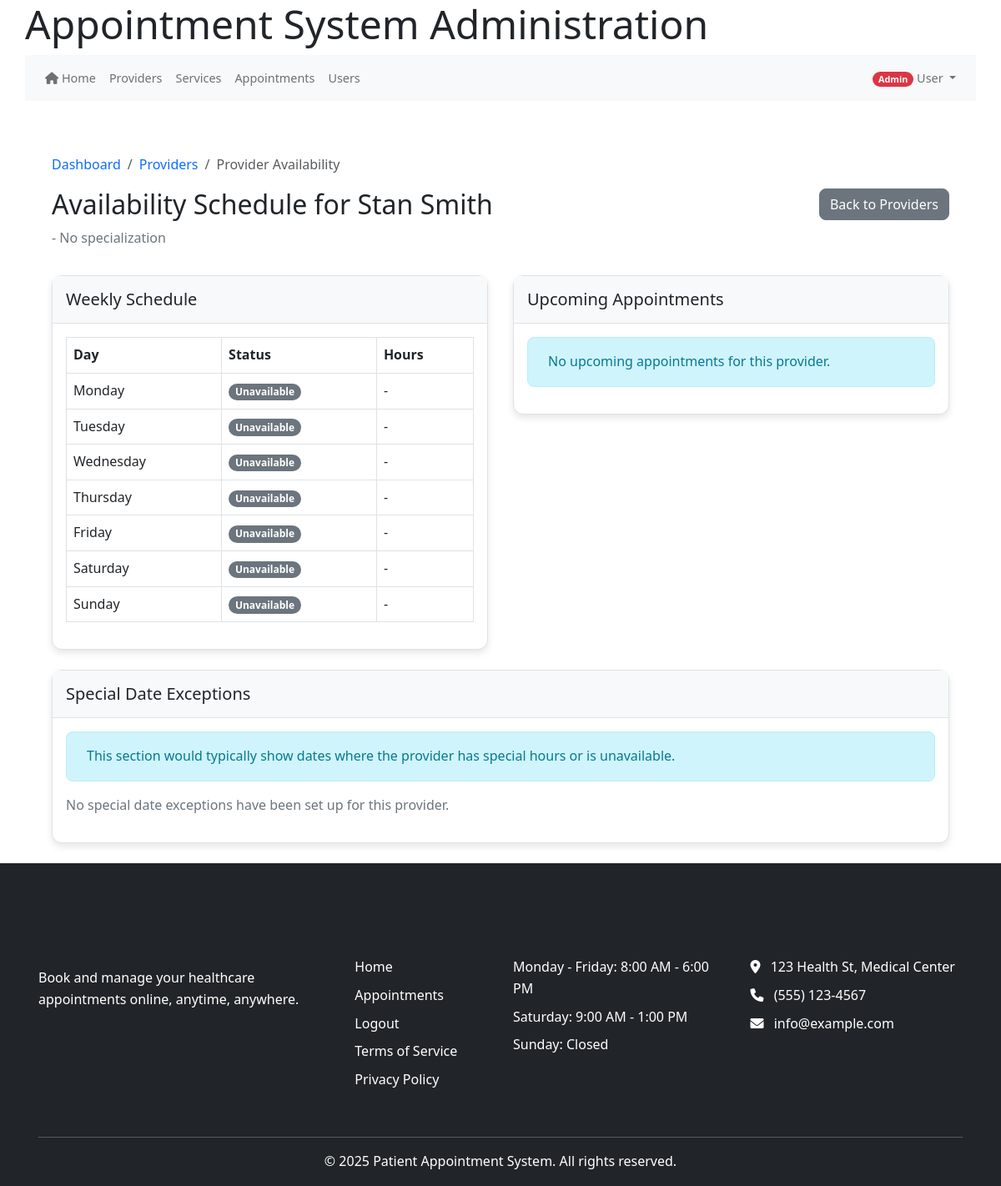
Page /index.php/admin/viewAvailability?id=69 (signed in) on the earlier database version.
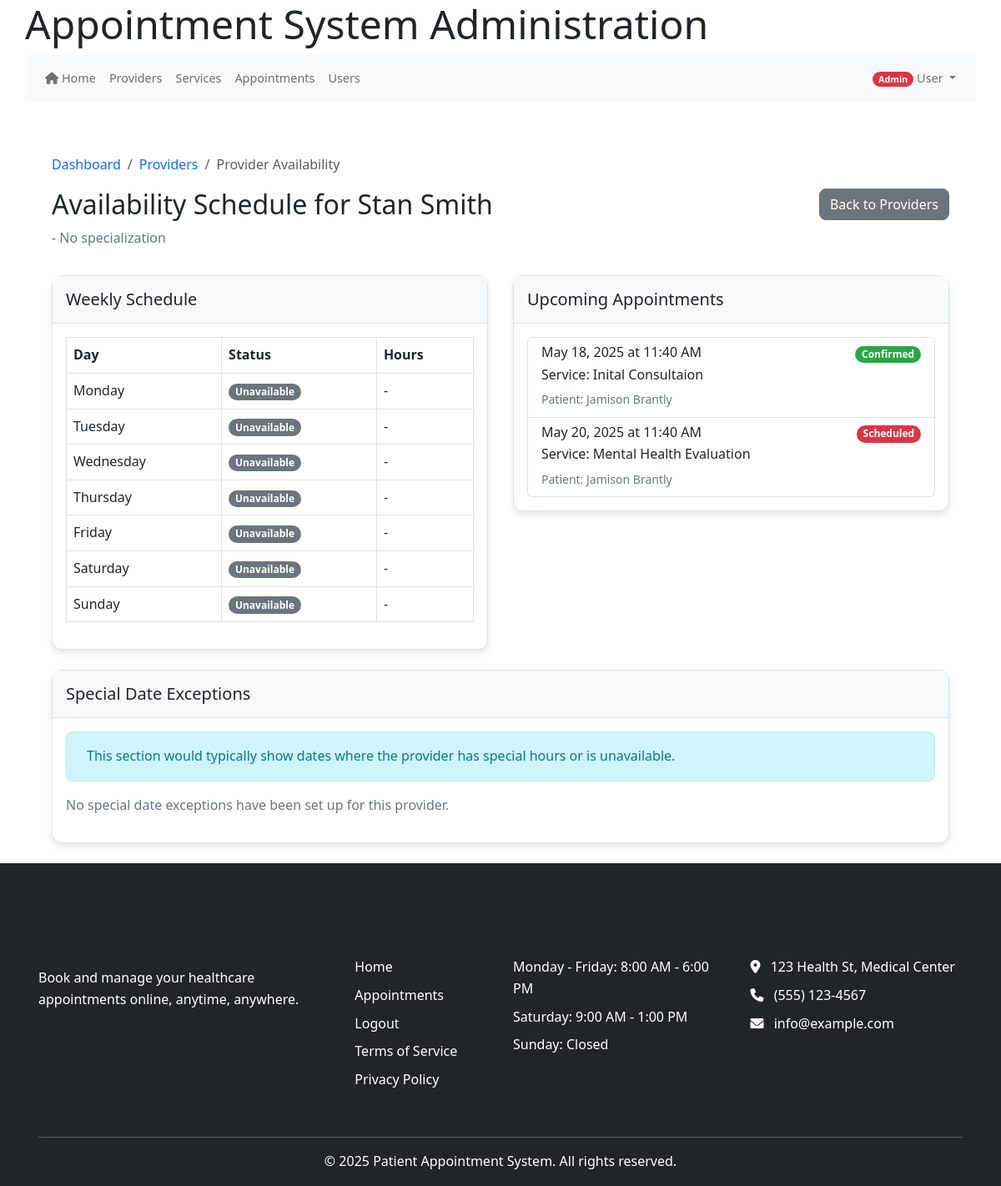
Same page on the later database version.
### tables this page shows
CREATE TABLE IF NOT EXISTS `appointments` (
  `appointment_id` int(11) NOT NULL AUTO_INCREMENT,
  `patient_id` int(11) NOT NULL,
  `provider_id` int(11) NOT NULL,
  `service_id` int(11) NOT NULL,
  `appointment_date` date NOT NULL,
  `start_time` time NOT NULL,
  `end_time` time NOT NULL,
  `status` enum('scheduled','confirmed','completed','canceled','no_show') NOT NULL DEFAULT 'scheduled',
  `type` enum('in_person','virtual','phone') NOT NULL DEFAULT 'in_person',
  `notes` text DEFAULT NULL,
  `reason` text DEFAULT NULL,
  `reminder_sent` tinyint(1) DEFAULT 0,
  `confirmed_at` datetime DEFAULT NULL,
  `canceled_at` datetime DEFAULT NULL,
  `created_at` datetime DEFAULT current_timestamp(),
  `updated_at` datetime DEFAULT current_timestamp(),
  PRIMARY KEY (`appointment_id`),
  KEY `patient_id` (`patient_id`),
  KEY `provider_id` (`provider_id`),
  KEY `service_id` (`service_id`)
);

CREATE TABLE IF NOT EXISTS `services` (
  `service_id` int(11) NOT NULL AUTO_INCREMENT,
  `name` varchar(255) NOT NULL,
  `description` text DEFAULT NULL,
  `duration` int(11) DEFAULT 30,
  `price` decimal(10,2) DEFAULT NULL,
  `is_active` tinyint(1) DEFAULT 1,
  `created_at` timestamp NOT NULL DEFAULT current_timestamp(),
  PRIMARY KEY (`service_id`)
);

### controllers/admin_controller.php (called while the page is built, shortened)
<?php
require_once 'C:/xampp/htdocs/appointment-system/capstone-project-runtime_terrors/helpers/system_notifications.php';
require_once MODEL_PATH . '/User.php';
require_once MODEL_PATH . '/ActivityLog.php';
require_once MODEL_PATH . '/Appointment.php';
class AdminController {
    protected $userModel;
    protected $appointmentModel;
    protected $providerModel;
    public function __construct() {
        $this->db = get_db();
        $this->userModel = new User($this->db);
        $this->appointmentModel = new Appointment($this->db);
        $this->providerModel = new Provider($this->db);
    }
    public function viewAvailability() {
        $providerId = isset($_GET['id']) ? $_GET['id'] : null;
        $provider = $this->userModel->getUserById($providerId);
        $availability = $this->providerModel->getProviderAvailability($providerId);
        $appointments = $this->appointmentModel->getProviderAppointments($providerId, 'upcoming');
        include VIEW_PATH . '/admin/provider_avaliability.php';
    }
}

### public_html/bootstrap.php (called while the page is built, shortened)
<?php
function get_db() {
    static $db = null;
    if ($db === null) {
        if (defined('DB_HOST') && defined('DB_USER') && defined('DB_PASS') && defined('DB_NAME')) {
            $db = new mysqli(DB_HOST, DB_USER, DB_PASS, DB_NAME);
            $db->set_charset('utf8mb4');
        } else {
            throw new Exception("Database constants not defined");
        }
    }
    return $db;
}
return true;

### models/User.php (called while the page is built, shortened)
<?php
class User {
    private $db;
    public function __construct($db) {
        $this->db = $db;
    }
    public function getUserById($userId) {
        try {
            if ($this->db instanceof mysqli) {
                $stmt = $this->db->prepare("
                    SELECT user_id, email, first_name, last_name, phone, role, is_active,
                        email_verified_at, created_at, last_login
                    FROM users
                    WHERE user_id = ?
                ");
                $stmt->bind_param("i", $userId);
                $stmt->execute();
                $result = $stmt->get_result();
                return $result->fetch_assoc();
            }
            return null;
        } catch (Exception $e) {
            error_log("Get user error: " . $e->getMessage());
            return null;
        }
    }
}
?>

### models/Appointment.php (called while the page is built, shortened)
<?php
class Appointment {
    private $db;
    public function __construct($db) {
        $this->db = $db;
    }
    public function getProviderAppointments($providerId, $startDate = null, $endDate = null) {
        $query = "SELECT a.*,
                    s.name as service_name,
                    CONCAT(p.first_name, ' ', p.last_name) as patient_name,
                    p.email as patient_email,
                    p.phone as patient_phone
                FROM appointments a
                JOIN users p ON a.patient_id = p.user_id
                JOIN services s ON a.service_id = s.service_id
                WHERE a.provider_id = ?";
        $params = [$providerId];
        $types = "i";
        if ($startDate) {
            $query .= " AND a.appointment_date >= ?";
            $params[] = $startDate;
            $types .= "s";
        }
        $query .= " ORDER BY a.appointment_date ASC, a.start_time ASC";
        $stmt = $this->db->prepare($query);
        $stmt->bind_param($types, ...$params);
        $stmt->execute();
        $result = $stmt->get_result();
        $appointments = [];
        while ($row = $result->fetch_assoc()) {
            $appointments[] = $row;
        }
        return $appointments;
    }
}
?>

### views/admin/provider_avaliability.php (the view, shortened to what the changed rows need)
<?php include VIEW_PATH . '/partials/header.php'; ?>
<div class="container my-4">
            <pre><?php print_r($availability); ?></pre>
    <div class="row mb-3">
        <div class="col-md-8">
            <h2>Availability Schedule for <?= htmlspecialchars($provider['first_name'] . ' ' . $provider['last_name']) ?></h2>
        </div>
    </div>
    <div class="row">
        <div class="col-md-6">
            <div class="card shadow-sm mb-4">
                <div class="card-body">
                    <?php if (empty($availability)): ?>
                        <div class="alert alert-info">
                            <i class="bi bi-info-circle me-2"></i>
                            This provider hasn't set up their availability schedule yet.
                        </div>
                    <?php else: ?>
                        <div class="table-responsive">
                            <table class="table table-bordered">
                                <thead>
                                    <tr>
                                        <th>Day</th>
                                        <th>Status</th>
                                        <th>Hours</th>
                                    </tr>
                                </thead>
                                <tbody>
                                    <?php
                                    $days = ['Monday', 'Tuesday', 'Wednesday', 'Thursday', 'Friday', 'Saturday', 'Sunday'];
                                    foreach ($days as $index => $day):
                                    ?>
                                        <tr>
                                            <td><?= $day ?></td>
                                            <?php
                                            $dayData = null;
                                            ?>
                                            <?php if ($dayData && $dayData['is_available']): ?>
                                                <td><span class="badge bg-success">Available</span></td>
                                                <td>
                                                    <?= date('g:i A', strtotime($dayData['start_time'])) ?> -
                                                    <?= date('g:i A', strtotime($dayData['end_time'])) ?>
                                                </td>
                                            <?php else: ?>
                                                <td><span class="badge bg-secondary">Unavailable</span></td>
                                                <td>-</td>
                                            <?php endif; ?>
                                        </tr>
                                    <?php endforeach; ?>
                                </tbody>
                            </table>
                        </div>
                    <?php endif; ?>
                </div>
            </div>
        </div>
        <div class="col-md-6">
            <div class="card shadow-sm mb-4">
                <div class="card-body">
                    <?php if (empty($appointments)): ?>
                        <div class="alert alert-info">
                            No upcoming appointments for this provider.
                        </div>
                    <?php else: ?>
                        <div class="list-group">
                            <?php foreach ($appointments as $appointment): ?>
                                <div class="list-group-item">
                                    <div class="d-flex justify-content-between align-items-center">
                                        <h6 class="mb-1">
                                            <?= date('M j, Y', strtotime($appointment['appointment_date'])) ?> at
                                            <?= date('g:i A', strtotime($appointment['start_time'])) ?>
                                        </h6>
                                        <span class="badge bg-<?=
                                            $appointment['status'] === 'confirmed' ? 'success' :
                                            ($appointment['status'] === 'pending' ? 'warning' : 'danger')
                                        ?>"><?= ucfirst($appointment['status']) ?></span>
                                    </div>
                                    <p class="mb-1">Service: <?= htmlspecialchars($appointment['service_name']) ?></p>
                                    <small class="text-muted">
                                        Patient: <?= htmlspecialchars($appointment['patient_name']) ?>
                                    </small>
                                </div>
                            <?php endforeach; ?>
                        </div>
                    <?php endif; ?>
                </div>
            </div>
        </div>
    </div>
</div>
<?php include VIEW_PATH . '/partials/footer.php'; ?>

Differences in the rows shown:
added appointments: appointment_date "May 18, 2025", start_time "11:40 AM", status "Confirmed", service.name "Inital Consultaion", patient_name "Jamison Brantly"
added appointments: appointment_date "May 20, 2025", start_time "11:40 AM", status "Scheduled", service.name "Mental Health Evaluation", patient_name "Jamison Brantly"
Other differences:
text no longer shown: "No upcoming appointments for this provider."
